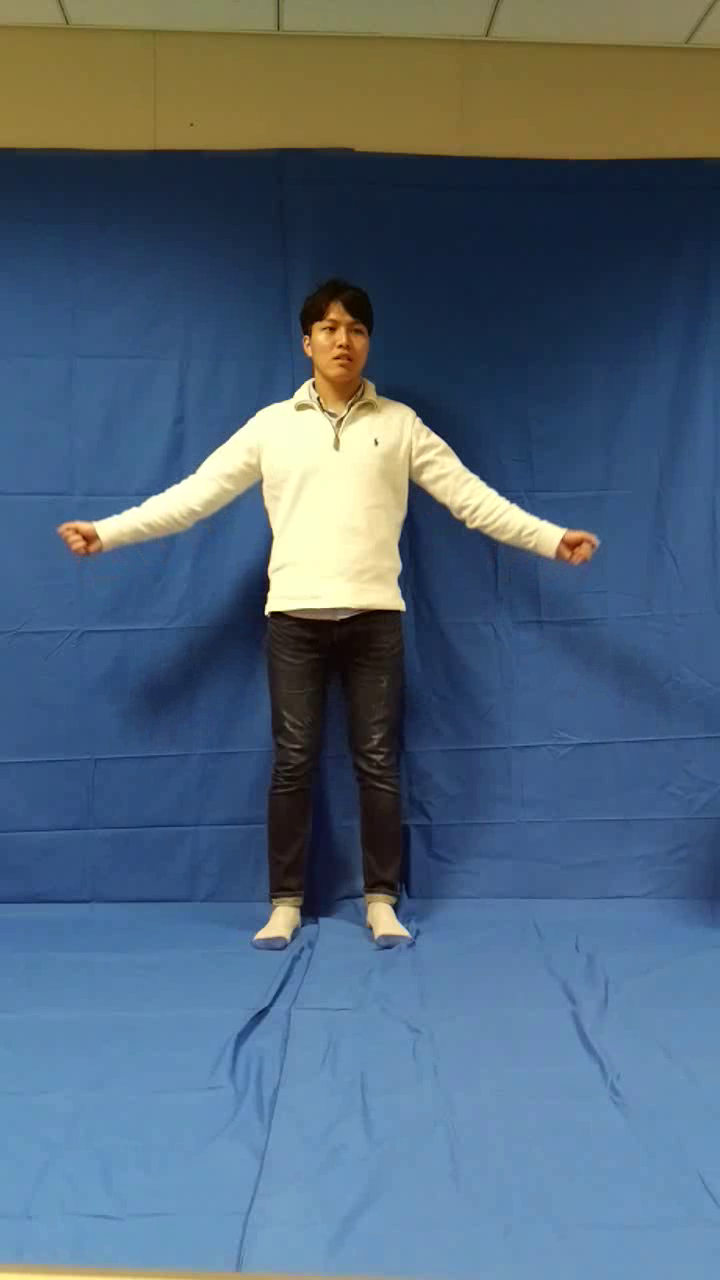
#> input picture frame 59 of src/video_1.mp4, 720 x 1280 px, given in place of won_arms.mp4, which was not available
$ jupyter execute '옵티컬 플로우 좌표 잡기 코드.ipynb'   (text cells are left out)
#> lines starting #> are read from the running program, lines starting #| are printed output that depends on the picture; after the words box and inside, x2 and y2 are one past the last pixel; in counts of white or black regions, pixels touching at a corner belong together; pictures that were not available may be replaced by others from this repository, and a replacement may not be noted
[cell 1]
def show_img(img):
    cv2.imshow('img', img)
    cv2.waitKey(0)
    cv2.destroyAllWindows()

[cell 2]
import numpy as np
import cv2

# Lucas Kanade optical flow parameters
lk_params = dict( winSize  = (15,15),
                  maxLevel = 2,
                  criteria = (cv2.TERM_CRITERIA_EPS | cv2.TERM_CRITERIA_COUNT, 10, 0.03))
# Random colors
color = np.random.randint(0,255,(100,3))

[cell 3]
cap = cv2.VideoCapture("C:\\cv\\Videos\\won_arms.mp4")
ret, frame = cap.read()
#> frame is the input picture: shape (1280, 720, 3); mean B, G, R 122.1, 102.2, 81.3
frame_gray = cv2.cvtColor(frame, cv2.COLOR_BGR2GRAY)
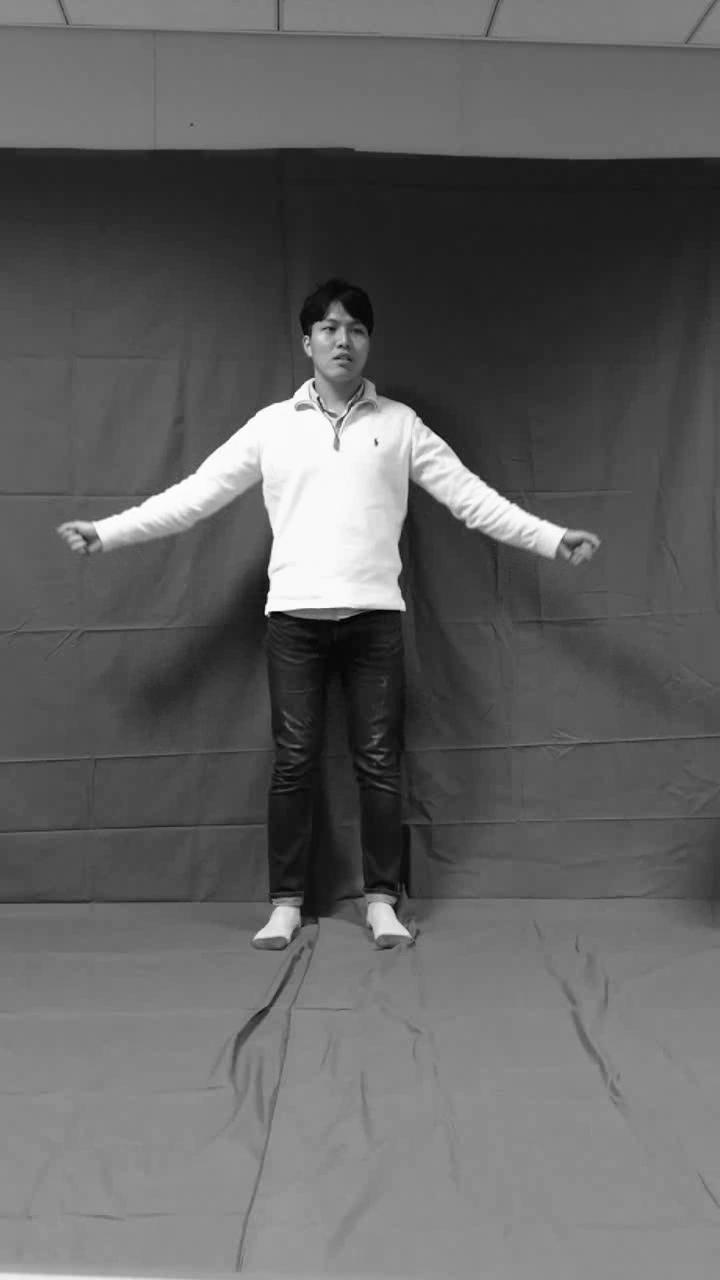
#> frame_gray: shape (1280, 720); min 1, max 255, mean 98.1


coordinates = (270, 220)
frame = cv2.circle(frame , coordinates, 5, (0,0,255), -1)
#> frame: shape (1280, 720, 3); 0.01% of pixels changed, all inside (x1, y1, x2, y2) = (265, 215, 276, 226)


show_img(frame)

[cell 4]
import numpy as np
import cv2

# 옵터컬 플로우용 패러미터
lk_params = dict( winSize  = (15,15),
                  maxLevel = 2,
                  criteria = (cv2.TERM_CRITERIA_EPS | cv2.TERM_CRITERIA_COUNT, 10, 0.03))
color = np.random.randint(0,255,(100,3)) # 랜덤 색상


# 파일명
cap = cv2.VideoCapture("C:\\cv\\Videos\\won_arms.mp4")

# 첫 프레임 잡아서 피쳐 좌표 찍어놓기
ret, old_frame = cap.read()
old_gray = cv2.cvtColor(old_frame, cv2.COLOR_BGR2GRAY)

# 여기 값을 수정!!
p0 = np.array([ [[270, 290]], [[270, 220]]], dtype = 'float32')

mask = np.zeros_like(old_frame)

while(1):
    ret,frame = cap.read()
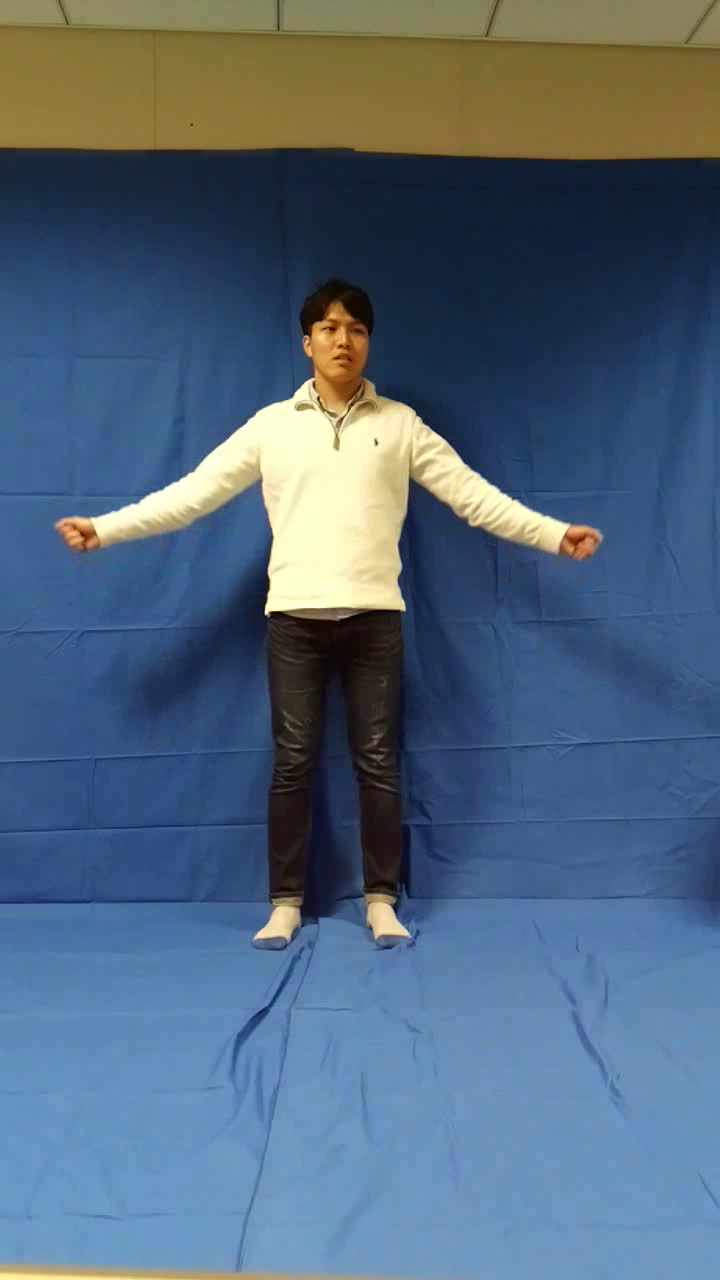
#> input picture frame 60 of src/video_1.mp4, 720 x 1280 px, given in place of won_arms.mp4, which was not available
#> frame is the input picture: shape (1280, 720, 3); mean B, G, R 123.1, 101.9, 81.1
    frame_gray = cv2.cvtColor(frame, cv2.COLOR_BGR2GRAY)

    # calculate optical flow
    p1, st, err = cv2.calcOpticalFlowPyrLK(old_gray, frame_gray, p0, None, **lk_params)
#> p1 = [[269.7, 293.5], [269.8, 220.6]]; st = [1, 1]; err = [0.604, 0.423]

    # Select good points
    good_new = p1[st==1]
#> good_new = [[269.7, 293.5], [269.8, 220.6]]
    good_old = p0[st==1]
#> good_old = [[270, 290], [270, 220]]

    # draw the tracks
    for i,(new,old) in enumerate(zip(good_new,good_old)):
        a,b = new.ravel()
        c,d = old.ravel()
        mask = cv2.line(mask, (a,b),(c,d), color[i].tolist(), 2)
        frame = cv2.circle(frame,(a,b),5,color[i].tolist(),-1)
#> this loop made 2 passes
#> (a, b, c, d) on passes 1 to 2: (269.7, 293.5, 270, 290), (269.8, 220.6, 270, 220)

    img = cv2.add(frame,mask)
    cv2.imshow('frame',img)
    k = cv2.waitKey(30) & 0xff
#> (key Esc is pressed here)
    if k == 27:
        break

    # Now update the previous frame and previous points
    old_gray = frame_gray.copy()
    p0 = good_new.reshape(-1,1,2)
cv2.destroyAllWindows()
cap.release()

$ run again, starting later in the video
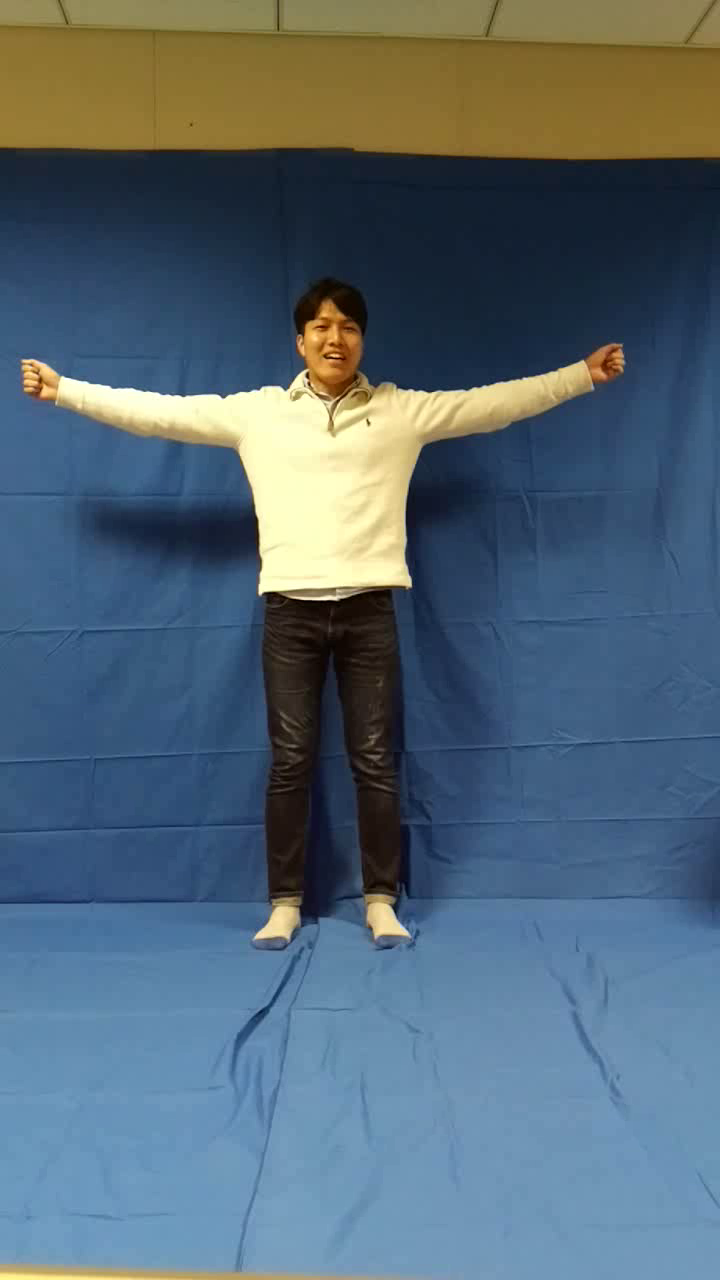
#> input picture frame 268 of src/video_1.mp4, 720 x 1280 px, given in place of won_arms.mp4, which was not available
#> frame is the input picture: shape (1280, 720, 3); mean B, G, R 116.2, 102.7, 83.5
#> `frame_gray = cv2.cvtColor(frame, cv2.COLOR_BGR2GRAY)`:
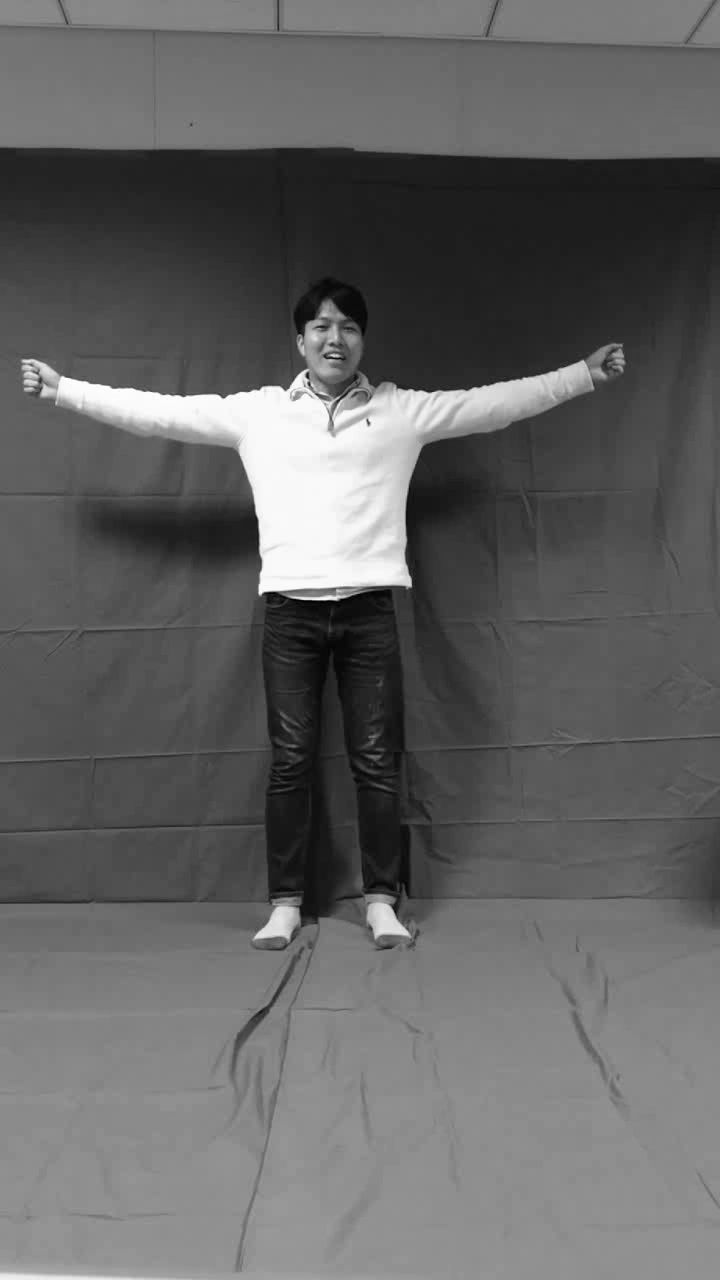
#> frame_gray: shape (1280, 720); min 0, max 255, mean 98.5
#> p1 = [[270, 290], [270, 220]]; st = [1, 1]; err = [0.0539, 0]
#> good_new = [[270, 290], [270, 220]]
#> the loop `for i,(new,old) in enumerate(zip(good_new,good_old)):` made 2 passes
#> (a, b, c, d) on passes 1 to 2: (270, 290, 270, 290), (270, 220, 270, 220)

$ run again, starting later in the video
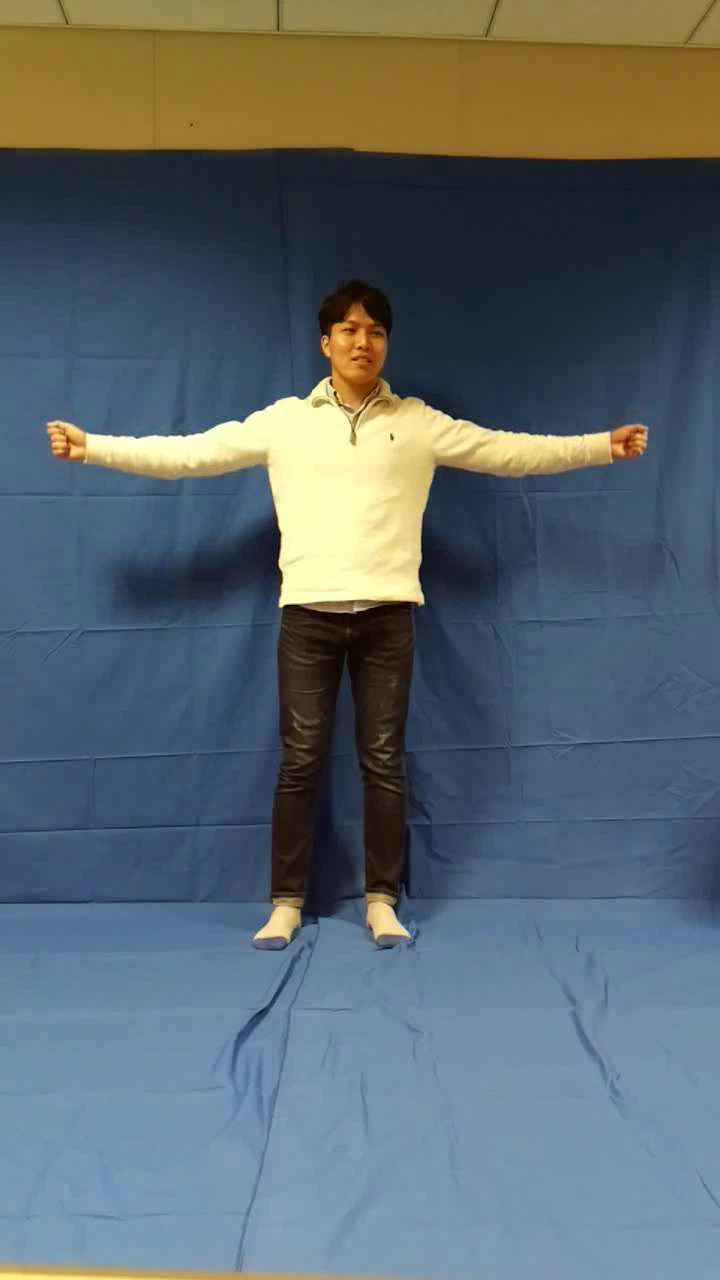
#> input picture frame 477 of src/video_1.mp4, 720 x 1280 px, given in place of won_arms.mp4, which was not available
#> frame is the input picture: shape (1280, 720, 3); mean B, G, R 110.6, 103.8, 90.7
#> `frame_gray = cv2.cvtColor(frame, cv2.COLOR_BGR2GRAY)`:
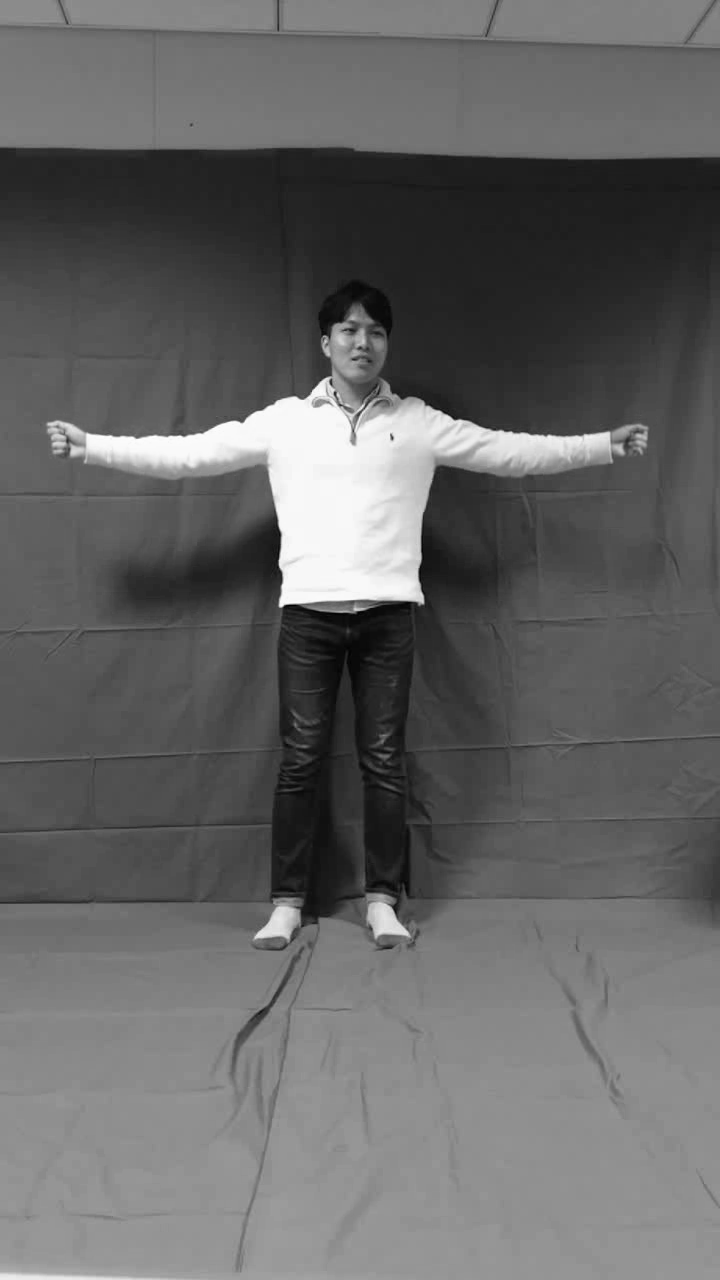
#> frame_gray: shape (1280, 720); min 0, max 254, mean 100.6
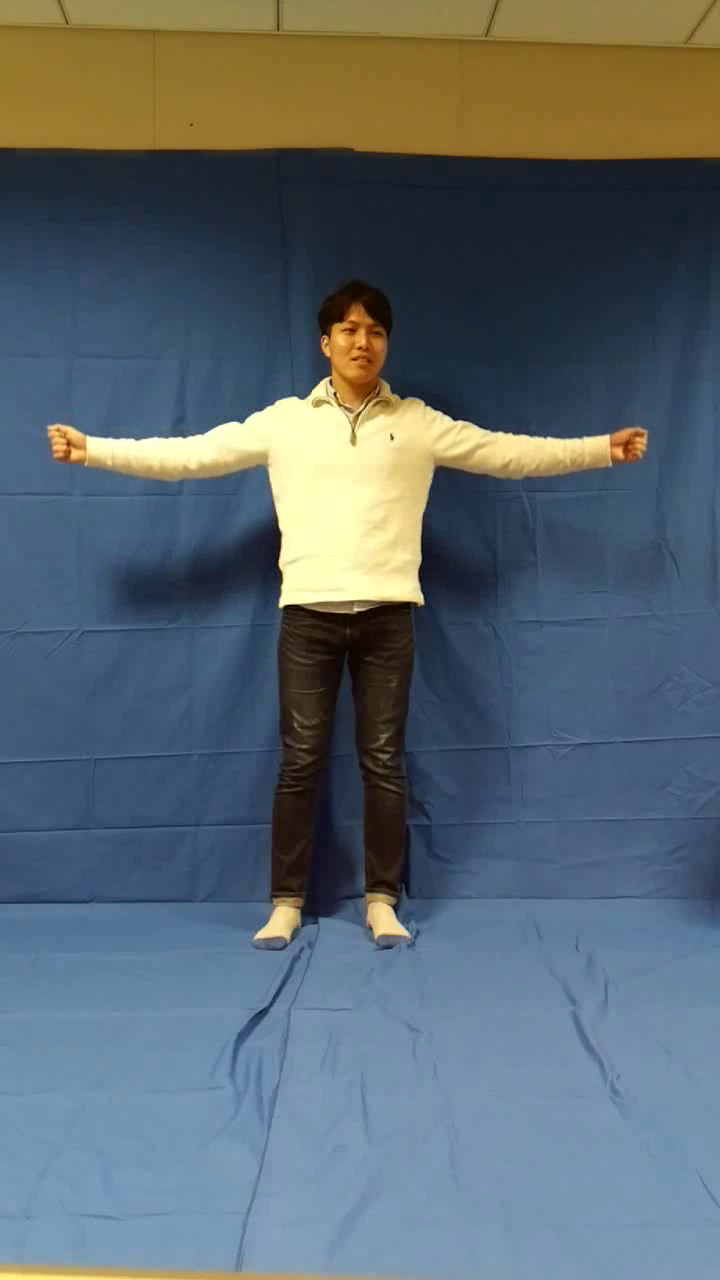
#> input picture frame 478 of src/video_1.mp4, 720 x 1280 px, given in place of won_arms.mp4, which was not available
#> frame is the input picture: shape (1280, 720, 3); mean B, G, R 110.5, 103.7, 90.6
#> p1 = [[270, 290], [270, 220]]; st = [1, 1]; err = [0, 0]
#> good_new = [[270, 290], [270, 220]]
#> the loop `for i,(new,old) in enumerate(zip(good_new,good_old)):` made 2 passes
#> (a, b, c, d) on passes 1 to 2: (270, 290, 270, 290), (270, 220, 270, 220)
